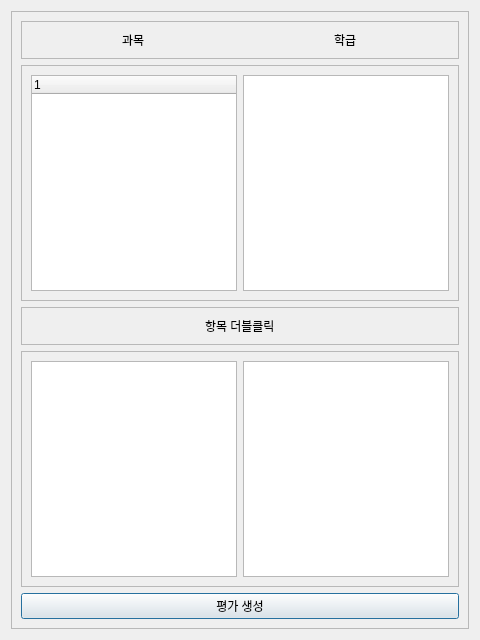
<?xml version="1.0" encoding="UTF-8"?>
<ui version="4.0">
 <class>Dialog</class>
 <widget class="QDialog" name="Dialog">
  <property name="geometry">
   <rect>
    <x>0</x>
    <y>0</y>
    <width>480</width>
    <height>640</height>
   </rect>
  </property>
  <property name="windowTitle">
   <string>Dialog</string>
  </property>
  <layout class="QVBoxLayout" name="verticalLayout">
   <item>
    <widget class="QFrame" name="frame">
     <property name="frameShape">
      <enum>QFrame::StyledPanel</enum>
     </property>
     <property name="frameShadow">
      <enum>QFrame::Raised</enum>
     </property>
     <layout class="QVBoxLayout" name="verticalLayout_2">
      <item>
       <widget class="QFrame" name="frame_4">
        <property name="frameShape">
         <enum>QFrame::StyledPanel</enum>
        </property>
        <property name="frameShadow">
         <enum>QFrame::Raised</enum>
        </property>
        <layout class="QHBoxLayout" name="horizontalLayout_3">
         <item alignment="Qt::AlignHCenter">
          <widget class="QLabel" name="label">
           <property name="text">
            <string>과목</string>
           </property>
          </widget>
         </item>
         <item alignment="Qt::AlignHCenter">
          <widget class="QLabel" name="label_2">
           <property name="text">
            <string>학급</string>
           </property>
          </widget>
         </item>
        </layout>
       </widget>
      </item>
      <item>
       <widget class="QFrame" name="frame_2">
        <property name="frameShape">
         <enum>QFrame::StyledPanel</enum>
        </property>
        <property name="frameShadow">
         <enum>QFrame::Raised</enum>
        </property>
        <layout class="QHBoxLayout" name="horizontalLayout">
         <item>
          <widget class="QTreeWidget" name="subTreeWidget">
           <column>
            <property name="text">
             <string notr="true">1</string>
            </property>
           </column>
          </widget>
         </item>
         <item>
          <widget class="QListWidget" name="classWidget"/>
         </item>
        </layout>
       </widget>
      </item>
      <item>
       <widget class="QFrame" name="frame_5">
        <property name="frameShape">
         <enum>QFrame::StyledPanel</enum>
        </property>
        <property name="frameShadow">
         <enum>QFrame::Raised</enum>
        </property>
        <layout class="QHBoxLayout" name="horizontalLayout_4">
         <item alignment="Qt::AlignHCenter">
          <widget class="QLabel" name="label_3">
           <property name="text">
            <string>항목 더블클릭</string>
           </property>
          </widget>
         </item>
        </layout>
       </widget>
      </item>
      <item>
       <widget class="QFrame" name="frame_3">
        <property name="frameShape">
         <enum>QFrame::StyledPanel</enum>
        </property>
        <property name="frameShadow">
         <enum>QFrame::Raised</enum>
        </property>
        <layout class="QHBoxLayout" name="horizontalLayout_2">
         <item>
          <widget class="QListWidget" name="addedSubListWidget"/>
         </item>
         <item>
          <widget class="QListWidget" name="addedClassWidget"/>
         </item>
        </layout>
       </widget>
      </item>
      <item>
       <widget class="QPushButton" name="assesBtn">
        <property name="text">
         <string>평가 생성</string>
        </property>
       </widget>
      </item>
     </layout>
    </widget>
   </item>
  </layout>
 </widget>
 <resources/>
 <connections/>
</ui>
